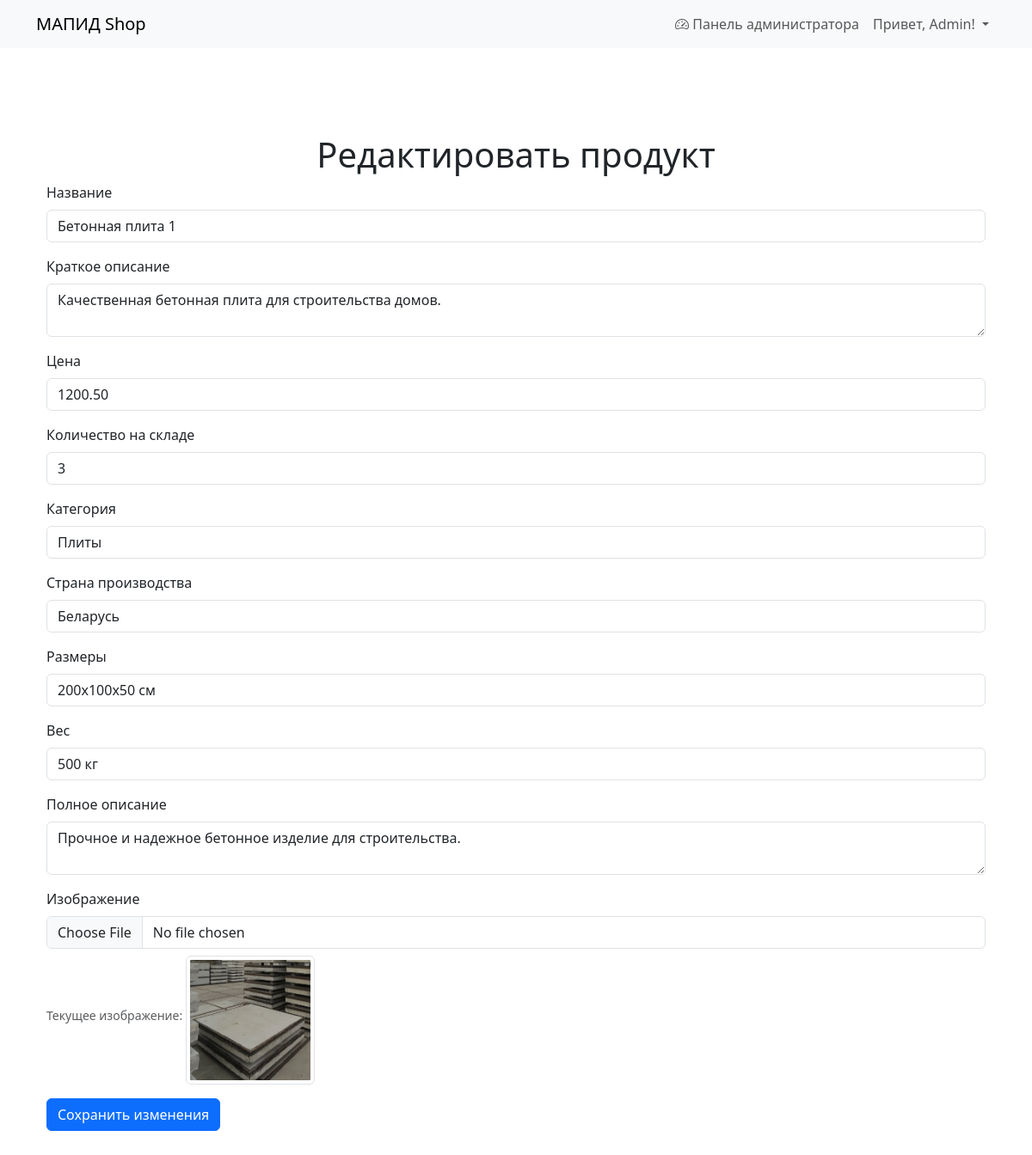
Page /edit_product.php?id=1 (signed in) on the committed database.
### tables this page shows
CREATE TABLE `products` (
  `id` int NOT NULL,
  `name` varchar(100) NOT NULL,
  `description` text,
  `price` decimal(10,2) NOT NULL,
  `stock` int DEFAULT '0',
  `image_path` varchar(255) DEFAULT NULL,
  `created_at` timestamp NULL DEFAULT CURRENT_TIMESTAMP,
  `category` varchar(255) NOT NULL,
  `full_description` text NOT NULL,
  `country_of_origin` varchar(255) NOT NULL,
  `dimensions` varchar(255) NOT NULL,
  `weight` varchar(50) NOT NULL
);

### public/edit_product.php (the view, shortened to what this page needs)
<?php
require_once '../config/db.php';
$db = new Database($dbConfig);
$connection = $db->getConnection();
$productId = $_GET['id'] ?? null;
$query = "SELECT * FROM products WHERE id = :id";
$stmt = $connection->prepare($query);
$stmt->bindValue(':id', $productId, PDO::PARAM_INT);
$stmt->execute();
$product = $stmt->fetch(PDO::FETCH_ASSOC);
?>
<!DOCTYPE html>
<html lang="ru">
<head>
    <link href="https://cdn.jsdelivr.net/npm/bootstrap@5.3.0/dist/css/bootstrap.min.css" rel="stylesheet">
</head>
<body>
    <?php include 'includes/header.php'; ?>
    <div class="container py-5">
        <h1 class="text-center">Редактировать продукт</h1>
        <form method="POST" enctype="multipart/form-data">
            <div class="mb-3">
                <label for="name" class="form-label">Название</label>
                <input type="text" id="name" name="name" class="form-control" value="<?php echo htmlspecialchars($product['name']); ?>" required>
            </div>
            <div class="mb-3">
                <label for="description" class="form-label">Краткое описание</label>
                <textarea id="description" name="description" class="form-control" required><?php echo htmlspecialchars($product['description']); ?></textarea>
            </div>
            <div class="mb-3">
                <label for="price" class="form-label">Цена</label>
                <input type="number" id="price" name="price" class="form-control" value="<?php echo htmlspecialchars($product['price']); ?>" required>
            </div>
            <div class="mb-3">
                <label for="stock" class="form-label">Количество на складе</label>
                <input type="number" id="stock" name="stock" class="form-control" value="<?php echo htmlspecialchars($product['stock']); ?>" required>
            </div>
            <div class="mb-3">
                <label for="category" class="form-label">Категория</label>
                <input type="text" id="category" name="category" class="form-control" value="<?php echo htmlspecialchars($product['category']); ?>" required>
            </div>
            <div class="mb-3">
                <label for="country" class="form-label">Страна производства</label>
                <input type="text" id="country" name="country" class="form-control" value="<?php echo htmlspecialchars($product['country_of_origin']); ?>">
            </div>
            <div class="mb-3">
                <label for="dimensions" class="form-label">Размеры</label>
                <input type="text" id="dimensions" name="dimensions" class="form-control" value="<?php echo htmlspecialchars($product['dimensions']); ?>">
            </div>
            <div class="mb-3">
                <label for="weight" class="form-label">Вес</label>
                <input type="text" id="weight" name="weight" class="form-control" value="<?php echo htmlspecialchars($product['weight']); ?>">
            </div>
            <div class="mb-3">
                <label for="full_description" class="form-label">Полное описание</label>
                <textarea id="full_description" name="full_description" class="form-control"><?php echo htmlspecialchars($product['full_description']); ?></textarea>
            </div>
            <div class="mb-3">
                <label for="image" class="form-label">Изображение</label>
                <input type="file" id="image" name="image" class="form-control">
                <small class="form-text text-muted">Текущее изображение:</small>
                <?php if (!empty($product['image_path'])): ?>
                    <img src="<?php echo htmlspecialchars($product['image_path']); ?>" alt="Изображение продукта" class="img-thumbnail mt-2" style="width: 150px; height: 150px;">
                <?php endif; ?>
            </div>
            <button type="submit" class="btn btn-primary">Сохранить изменения</button>
        </form>
    </div>
</body>
</html>

### rows in the picture
products: name "Бетонная плита 1", description "Качественная бетонная плита для строительства домов.", price "1200.50", stock "3", category "Плиты", country "Беларусь", dimensions "200x100x50 см", weight "500 кг", full_description "Прочное и надежное бетонное изделие для строительства.", image_path (picture)

### other values in the picture
$_SESSION['user']['name'] "Admin"
